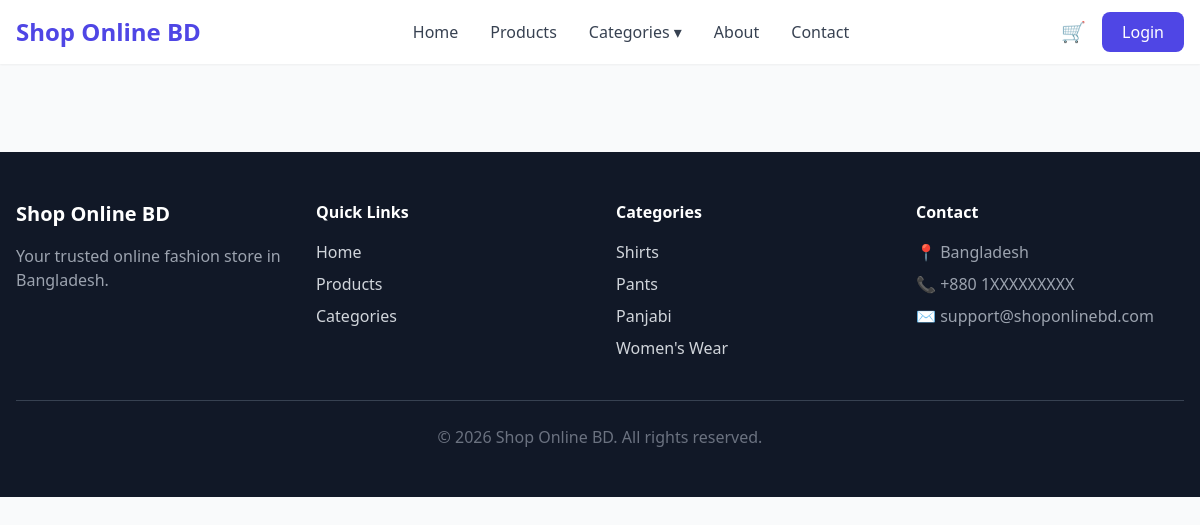
/category/pant/, run on an earlier commit of the app's database.
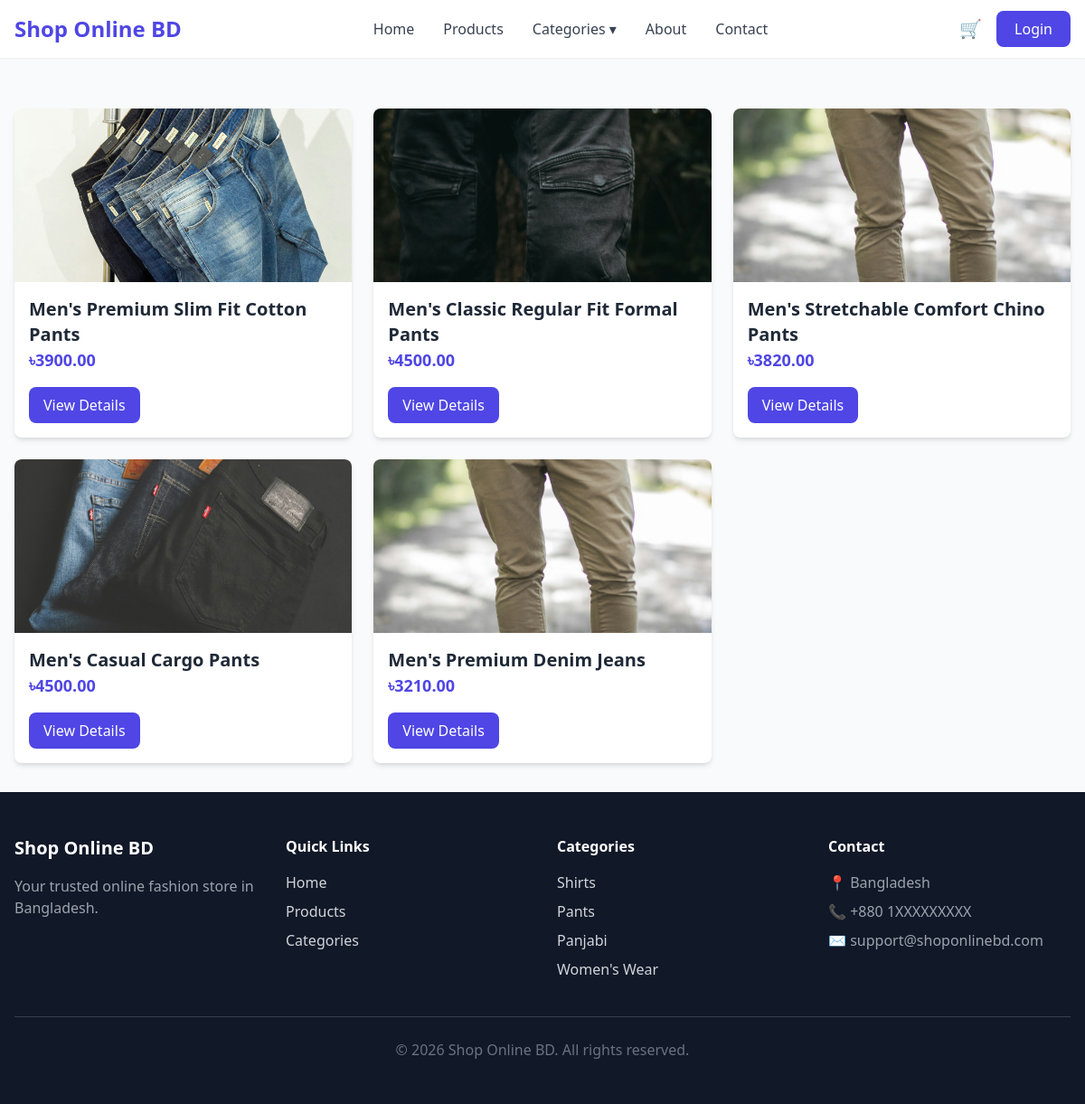
And on a later commit of the database.
### shop/models.py (models this page shows, shortened)
class Product(models.Model):
    name = models.CharField(max_length=100)
    price = models.DecimalField(max_digits=10, decimal_places=2)
    discounted_price = models.DecimalField(
        max_digits=10, decimal_places=2, null=True, blank=True
    )
    image = models.ImageField(upload_to="productImages/")
    description = models.TextField()
    category = models.CharField(max_length=30, choices=CATEGORY_CHOICES)

### shop/views.py (the view)
# urls.py: path("category/<str:category>/", views.categoryView.as_view(), name="categoryProducts"),
class categoryView(View):
    def get(self, request, category):
        products = Product.objects.filter(category=category)
        return render(request, "shop/category.html", {"products": products})

### templates/shop/category.html (shortened to what this page needs)
{% extends "shop/base.html" %}
{% block content %}
    <div class="max-w-7xl mx-auto px-4 py-8">
        <div class="grid grid-cols-1 md:grid-cols-2 lg:grid-cols-3 gap-6">
            {% for product in products %}
                <div class="bg-white shadow-md rounded-lg overflow-hidden">
                    <img src="{{ product.image.url }}" alt="{{ product.name }}" class="w-full h-48 object-cover">
                    <div class="p-4">
                        <h2 class="text-xl font-bold text-gray-800">{{ product.name }}</h2>
                        <p class="text-lg font-semibold text-indigo-600">৳{{ product.price }}</p>
                        <a href="{% url 'productDetails' product.id %}" class="mt-4 inline-block bg-indigo-600 text-white px-4 py-2 rounded-lg hover:bg-indigo-700">
                            View Details
                        </a>
                    </div>
                </div>
            {% endfor %}
        </div>
    </div>
{% endblock %}

### templates/shop/base.html (shortened to what this page needs)
<!DOCTYPE html>
<html lang="en">
    <head>
        <script src="https://cdn.tailwindcss.com"></script>
    </head>
    <body class="bg-gray-50 text-gray-800">
        <header class="bg-white shadow-sm sticky top-0 z-50">
            <div class="max-w-7xl mx-auto px-4">
                <div class="flex items-center justify-between h-16">
                    <a href="#" class="text-2xl font-bold text-indigo-600">
                        Shop Online BD
                    </a>
                    <nav class="hidden md:flex items-center gap-8">
                        <a href="{% url 'home' %}"
                            class="text-gray-700 hover:text-indigo-600">
                            Home
                        </a>
                        <a href="#" class="text-gray-700 hover:text-indigo-600">
                            Products
                        </a>
                        <div class="relative group">
                            <button class="text-gray-700 hover:text-indigo-600">
                                Categories ▾
                            </button>
                        </div>
                        <a href="#" class="text-gray-700 hover:text-indigo-600">
                            About
                        </a>
                        <a href="#" class="text-gray-700 hover:text-indigo-600">
                            Contact
                        </a>
                    </nav>
                    <div class="flex items-center gap-4">
                        <button class="text-xl">
                            🛒
                        </button>
                        <a href="{% url 'login' %}"
                            class="hidden sm:block bg-indigo-600 text-white px-5 py-2 rounded-lg hover:bg-indigo-700">
                            Login
                        </a>
                    </div>
                </div>
            </div>
        </header>
        {% block content %}
        {% endblock %}
        <footer class="bg-gray-900 text-gray-300">
            <div class="max-w-7xl mx-auto px-4 py-12">
                <div class="grid grid-cols-1 md:grid-cols-4 gap-8">
                    <div>
                        <h3 class="text-xl font-bold text-white mb-4">
                            Shop Online BD
                        </h3>
                        <p class="text-gray-400">
                            Your trusted online fashion store in Bangladesh.
                        </p>
                    </div>
                    <div>
                        <h3 class="font-semibold text-white mb-4">
                            Quick Links
                        </h3>
                        <ul class="space-y-2">
                            <li><a href="{% url 'home' %}"
                                    class="hover:text-white">Home</a></li>
                            <li><a href="#products"
                                    class="hover:text-white">Products</a></li>
                            <li><a href="#"
                                    class="hover:text-white">Categories</a></li>
                        </ul>
                    </div>
                    <div>
                        <h3 class="font-semibold text-white mb-4">
                            Categories
                        </h3>
                        <ul class="space-y-2">
                            <li><a href="#"
                                    class="hover:text-white">Shirts</a></li>
                            <li><a href="#"
                                    class="hover:text-white">Pants</a></li>
                            <li><a href="#"
                                    class="hover:text-white">Panjabi</a></li>
                            <li><a href="#" class="hover:text-white">Women's
                                    Wear</a></li>
                        </ul>
                    </div>
                    <div>
                        <h3 class="font-semibold text-white mb-4">
                            Contact
                        </h3>
                        <ul class="space-y-2 text-gray-400">
                            <li>📍 Bangladesh</li>
                            <li>📞 +880 1XXXXXXXXX</li>
                            <li>✉️ support@shoponlinebd.com</li>
                        </ul>
                    </div>
                </div>
                <div
                    class="border-t border-gray-700 mt-10 pt-6 text-center text-gray-500">
                    © 2026 Shop Online BD. All rights reserved.
                </div>
            </div>
        </footer>
    </body>
</html>

What changed in the data, as far as the page shows it:
added Product: image (picture), name "Men's Premium Slim Fit Cotton Pants", price "3900.00"
added Product: image (picture), name "Men's Classic Regular Fit Formal Pants", price "4500.00"
added Product: image (picture), name "Men's Stretchable Comfort Chino Pants", price "3820.00"
added Product: image (picture), name "Men's Casual Cargo Pants", price "4500.00"
added Product: image (picture), name "Men's Premium Denim Jeans", price "3210.00"
